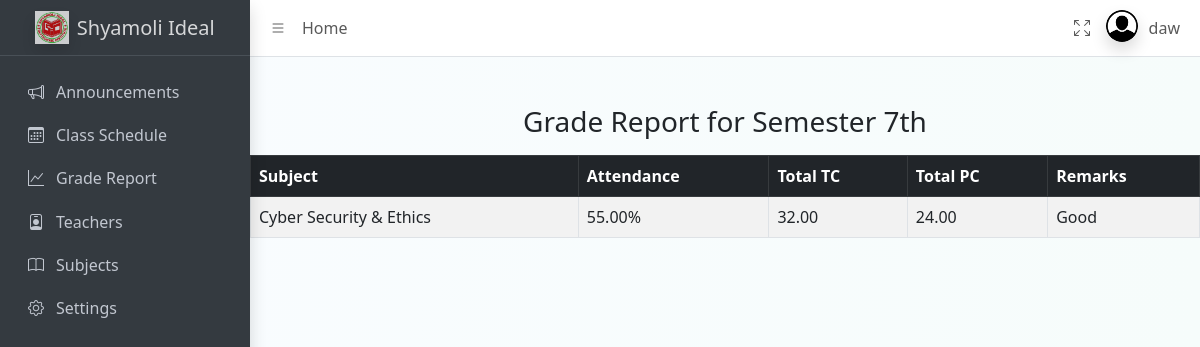
The app's page /student/dist/pages/grade_reports.php (signed in) with its own data.
### tables this page shows
CREATE TABLE `grade_reports` (
  `id` int(11) NOT NULL,
  `student_id` int(11) DEFAULT NULL,
  `subject_id` int(11) DEFAULT NULL,
  `semester` varchar(20) DEFAULT NULL,
  `attendance` decimal(5,2) DEFAULT NULL,
  `mid_exam` decimal(5,2) DEFAULT NULL,
  `class_test` decimal(5,2) DEFAULT NULL,
  `quiz_test` decimal(5,2) DEFAULT NULL,
  `performance_assessment` decimal(5,2) DEFAULT NULL,
  `assignment_homework` decimal(5,2) DEFAULT NULL,
  `total_tc` decimal(5,2) DEFAULT NULL,
  `experiment` decimal(5,2) DEFAULT NULL,
  `homework` decimal(5,2) DEFAULT NULL,
  `error` decimal(5,2) DEFAULT NULL,
  `evaluation` decimal(5,2) DEFAULT NULL,
  `discussion_solution` decimal(5,2) DEFAULT NULL,
  `additional_hours` decimal(5,2) DEFAULT NULL,
  `total_pc` decimal(5,2) DEFAULT NULL,
  `remarks` text DEFAULT NULL
);

CREATE TABLE `subjects` (
  `id` int(11) NOT NULL,
  `subject_name` varchar(255) NOT NULL,
  `subject_code` varchar(10) NOT NULL,
  `semester` enum('1st','2nd','3rd','4th','5th','6th','7th','8th') NOT NULL
);

### student/dist/pages/grade_reports.php (the view, shortened to what this page needs)
<?php
require_once 'partials/header.php';
require_once 'partials/navbar.php';
require_once 'partials/sidebar.php';
$student_id = $_SESSION['id'];
$semester = $_SESSION['semester'];
$query = "SELECT gr.*, s.subject_name FROM grade_reports gr
          JOIN subjects s ON gr.subject_id = s.id
          WHERE gr.student_id = ? AND gr.semester = ?";
$stmt = $conn->prepare($query);
$stmt->bind_param('ss', $student_id, $semester);
$stmt->execute();
$result = $stmt->get_result();
?>
<main class="app-main">
<!DOCTYPE html>
<html lang="en">
<head>
    <link href="https://cdn.jsdelivr.net/npm/bootstrap@5.3.0/dist/css/bootstrap.min.css" rel="stylesheet">
</head>
<body>
<div class="si mt-5">
    <h3 class="text-center">Grade Report for Semester <?php echo htmlspecialchars($semester); ?></h3>
    <?php if ($result->num_rows > 0): ?>
        <table class="table table-hover table-striped table-bordered mt-3">
            <thead class="table-dark">
                <tr>
                    <th>Subject</th>
                    <th>Attendance</th>
                    <th>Total TC</th>
                    <th>Total PC</th>
                    <th>Remarks</th>
                </tr>
            </thead>
            <tbody>
                <?php while ($row = $result->fetch_assoc()): ?>
                    <tr>
                        <td><?php echo htmlspecialchars($row['subject_name']); ?></td>
                        <td><?php echo htmlspecialchars($row['attendance']); ?>%</td>
                        <td><?php echo htmlspecialchars($row['total_tc']); ?></td>
                        <td><?php echo htmlspecialchars($row['total_pc']); ?></td>
                        <td><?php echo htmlspecialchars($row['remarks']); ?></td>
                    </tr>
                <?php endwhile; ?>
            </tbody>
        </table>
    <?php else: ?>
        <p class="text-center text-warning mt-3">No grade reports found for this semester.</p>
    <?php endif; ?>
</div>
</body>
</html>
</main>
<?php require_once 'partials/footer.php'; ?>

### student/dist/pages/grade_reports.php (style rules this page uses)
body { background: linear-gradient(to left, #f6fcfb, #f9fcff ); }

### records on screen
grade_reports: subject.subject_name "Cyber Security & Ethics", attendance "55.00", total_tc "32.00", total_pc "24.00", remarks "Good"

### other values on screen
$_SESSION['name'] "daw"
$semester "7th"
